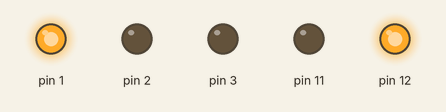
Simulated run of this sketch. Board: Arduino Uno, built with avr-gcc and run on an emulated ATmega328P. Parts: output pins drawn as LEDs (lit = HIGH).

Above: at 2.5 s.
At 7.5 s:
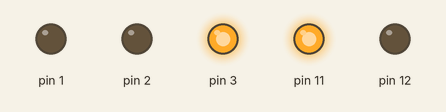
At 10.5 s:
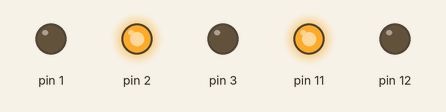
Timing chart, 0 to 14.3 s (numbered marks = the images above):
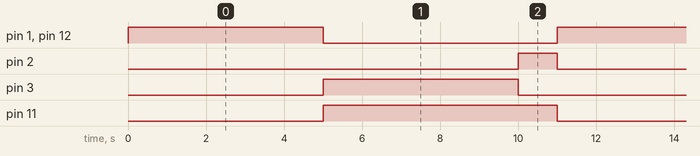

Measured:
- by itself, pin 1, pin 3, pin 12: alternates HIGH for 5.0 s and LOW for 6.0 s
- by itself, pin 2: alternates HIGH for 1.0 s and LOW for 10.0 s
- by itself, pin 11: alternates HIGH for 6.0 s and LOW for 5.0 s

The sketch:

efeitoSemaforoPedestre.ino
```cpp
int i;

void setup() {
  for(i = 1; i <= 3; i++){
    pinMode(i,OUTPUT);
    if(i == 3){
      pinMode(11,OUTPUT);
      pinMode(12,OUTPUT);
    }
  }
}

void loop() {
  acendeTudo();
}

void acendeTudo(){
  digitalWrite(1,HIGH);
  digitalWrite(12,HIGH);
  delay(5000);
  digitalWrite(1,LOW);
  digitalWrite(12,LOW);
  digitalWrite(3,HIGH);
  digitalWrite(11,HIGH);
  delay(5000);
  digitalWrite(3,LOW);
  digitalWrite(11,LOW);
  digitalWrite(2,HIGH);
  digitalWrite(11,HIGH);
  delay(1000);
  digitalWrite(2,LOW);
  digitalWrite(11,LOW);
}
```
